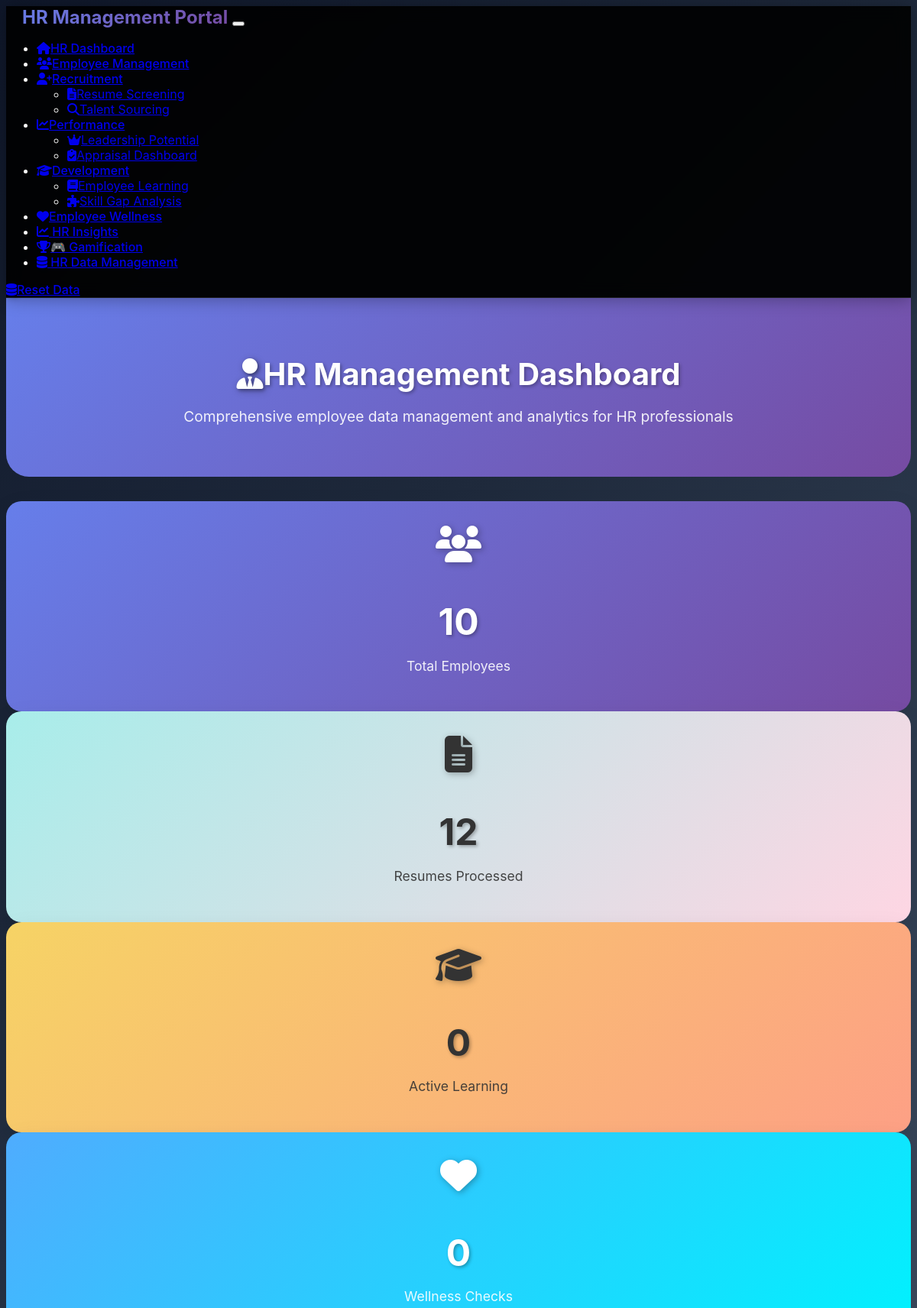
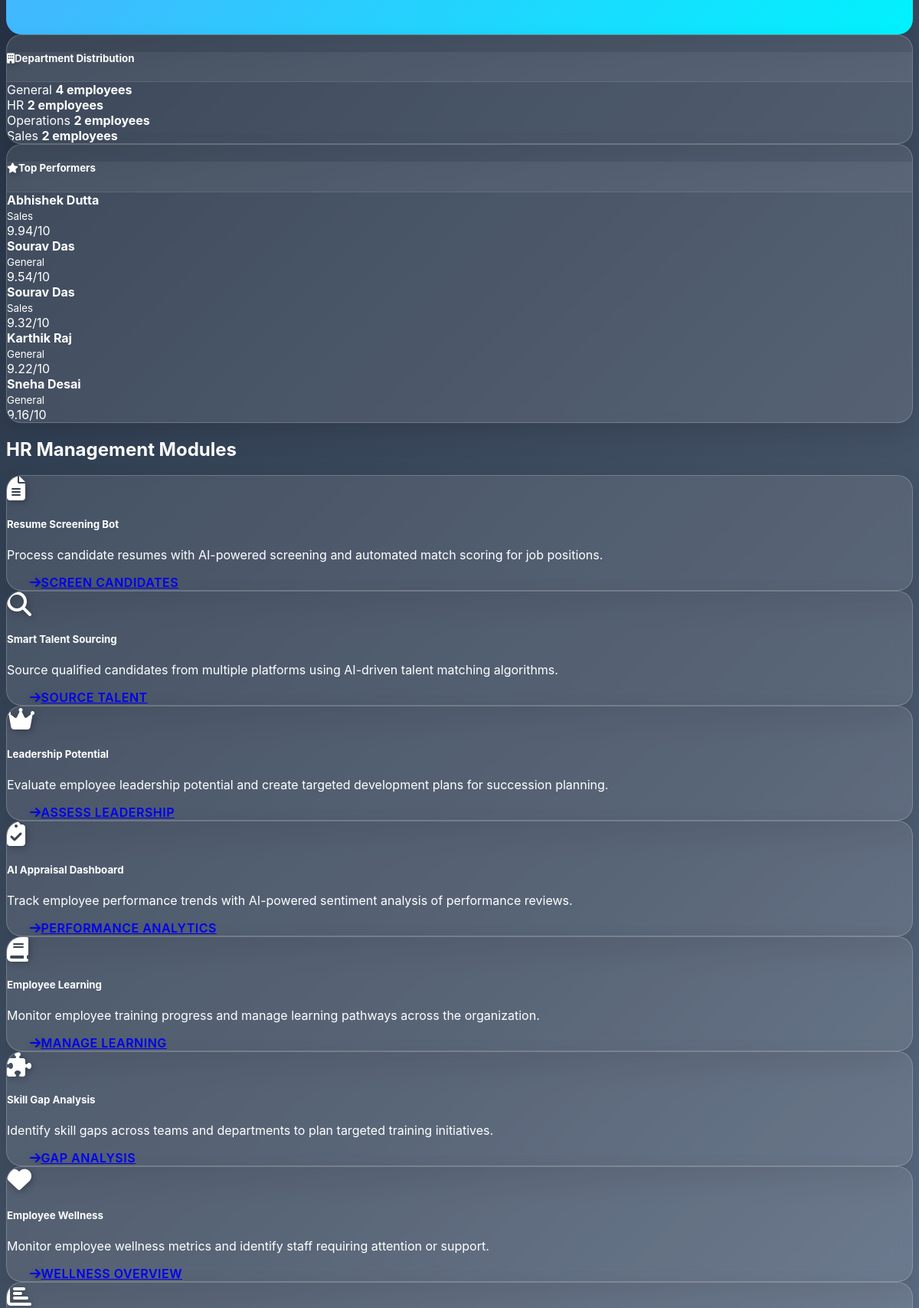
The page / (upper part) on the database its author committed (2 pictures, top to bottom).
### models.py (models this page shows, shortened)
class Employee(db.Model):
    id = db.Column(db.Integer, primary_key=True)
    name = db.Column(db.String(100), nullable=False)
    email = db.Column(db.String(120), unique=True, nullable=False)
    department = db.Column(db.String(50), nullable=False)
    position = db.Column(db.String(100), nullable=False)
    hire_date = db.Column(db.Date, nullable=False)
    current_salary = db.Column(db.Float, default=0.0)
    performance_score = db.Column(db.Float, default=0.0)
    skills = db.Column(Text)  # JSON string of skills
    gender = db.Column(db.String(20))
    region = db.Column(db.String(50))
    age = db.Column(db.Integer)
    experience_years = db.Column(db.Integer)
    manager_rating = db.Column(db.Float)
    last_hike_date = db.Column(db.Date)
    last_promotion_date = db.Column(db.Date)
    skill_gaps = db.Column(db.String(500))
    status = db.Column(db.String(20), default='active')  # active, inactive, terminated
    created_at = db.Column(db.DateTime, default=datetime.utcnow)

### routes.py (the view)
@app.route('/')
def index():
    total_employees = Employee.query.count()
    total_resumes = Resume.query.count()
    active_learning = LearningProgress.query.filter_by(completed=False).count()
    recent_wellness = WellnessCheck.query.order_by(WellnessCheck.check_date.desc()).limit(5).all()
    dept_stats = db.session.query(Employee.department, db.func.count(Employee.id)).group_by(Employee.department).all()
    recent_reviews = PerformanceReview.query.order_by(PerformanceReview.created_at.desc()).limit(5).all()
    top_performers = Employee.query.filter(Employee.performance_score >= 8.0).order_by(Employee.performance_score.desc()).limit(5).all()
    return render_template('index.html',
                         total_employees=total_employees,
                         total_resumes=total_resumes,
                         active_learning=active_learning,
                         recent_wellness=recent_wellness,
                         dept_stats=dept_stats,
                         recent_reviews=recent_reviews,
                         top_performers=top_performers)

### templates/index.html (shortened to what this page needs)
{% extends "base.html" %}
{% block content %}
<div class="page-header fade-in">
    <div class="container">
        <h1><i class="fas fa-user-tie me-3"></i>HR Management Dashboard</h1>
        <p>Comprehensive employee data management and analytics for HR professionals</p>
    </div>
</div>
<div class="container">
<div class="row mb-5">
    <div class="col-lg-3 col-md-6 mb-4">
        <div class="card bg-primary fade-in dashboard-stat" style="animation-delay: 0.1s;">
            <div class="card-body">
                <i class="fas fa-users fa-3x mb-3"></i>
                <h3>{{ total_employees }}</h3>
                <p>Total Employees</p>
            </div>
        </div>
    </div>
    <div class="col-lg-3 col-md-6 mb-4">
        <div class="card bg-info fade-in dashboard-stat" style="animation-delay: 0.2s;">
            <div class="card-body">
                <i class="fas fa-file-alt fa-3x mb-3"></i>
                <h3>{{ total_resumes }}</h3>
                <p>Resumes Processed</p>
            </div>
        </div>
    </div>
    <div class="col-lg-3 col-md-6 mb-4">
        <div class="card bg-warning fade-in dashboard-stat" style="animation-delay: 0.3s;">
            <div class="card-body">
                <i class="fas fa-graduation-cap fa-3x mb-3"></i>
                <h3>{{ active_learning }}</h3>
                <p>Active Learning</p>
            </div>
        </div>
    </div>
    <div class="col-lg-3 col-md-6 mb-4">
        <div class="card bg-success fade-in dashboard-stat" style="animation-delay: 0.4s;">
            <div class="card-body">
                <i class="fas fa-heart fa-3x mb-3"></i>
                <h3>{{ recent_wellness|length }}</h3>
                <p>Wellness Checks</p>
            </div>
        </div>
    </div>
</div>
<div class="row mb-5">
    <div class="col-md-6">
        <div class="card">
            <div class="card-header">
                <h5><i class="fas fa-building me-2"></i>Department Distribution</h5>
            </div>
            <div class="card-body">
                {% if dept_stats %}
                    {% for dept, count in dept_stats %}
                    <div class="d-flex justify-content-between align-items-center mb-2">
                        <span class="badge bg-info">{{ dept }}</span>
                        <strong>{{ count }} employees</strong>
                    </div>
                    {% endfor %}
                {% else %}
                    <p class="text-muted">No employee data available</p>
                {% endif %}
            </div>
        </div>
    </div>
    <div class="col-md-6">
        <div class="card">
            <div class="card-header">
                <h5><i class="fas fa-star me-2"></i>Top Performers</h5>
            </div>
            <div class="card-body">
                {% if top_performers %}
                    {% for employee in top_performers %}
                    <div class="d-flex justify-content-between align-items-center mb-2">
                        <div>
                            <strong>{{ employee.name }}</strong><br>
                            <small class="text-muted">{{ employee.department }}</small>
                        </div>
                        <span class="badge bg-success">{{ employee.performance_score }}/10</span>
                    </div>
                    {% endfor %}
                {% else %}
                    <p class="text-muted">No performance data available</p>
                {% endif %}
            </div>
        </div>
    </div>
</div>
<div class="row">
    <div class="col-12">
        <h2 class="mb-4">HR Management Modules</h2>
    </div>
</div>
<div class="row">
    <div class="col-md-6 col-lg-4 mb-4">
        <div class="card h-100">
            <div class="card-body">
                <div class="d-flex align-items-center mb-3">
                    <i class="fas fa-file-alt fa-2x text-primary me-3"></i>
                    <h5 class="card-title mb-0">Resume Screening Bot</h5>
                </div>
                <p class="card-text">Process candidate resumes with AI-powered screening and automated match scoring for job positions.</p>
                <a href="{{ url_for('resume_screening') }}" class="btn btn-outline-primary">
                    <i class="fas fa-arrow-right me-1"></i>Screen Candidates
                </a>
            </div>
        </div>
    </div>
    <div class="col-md-6 col-lg-4 mb-4">
        <div class="card h-100">
            <div class="card-body">
                <div class="d-flex align-items-center mb-3">
                    <i class="fas fa-search fa-2x text-info me-3"></i>
                    <h5 class="card-title mb-0">Smart Talent Sourcing</h5>
                </div>
                <p class="card-text">Source qualified candidates from multiple platforms using AI-driven talent matching algorithms.</p>
                <a href="{{ url_for('talent_sourcing') }}" class="btn btn-outline-info">
                    <i class="fas fa-arrow-right me-1"></i>Source Talent
                </a>
            </div>
        </div>
    </div>
    <div class="col-md-6 col-lg-4 mb-4">
        <div class="card h-100">
            <div class="card-body">
                <div class="d-flex align-items-center mb-3">
                    <i class="fas fa-crown fa-2x text-warning me-3"></i>
                    <h5 class="card-title mb-0">Leadership Potential</h5>
                </div>
                <p class="card-text">Evaluate employee leadership potential and create targeted development plans for succession planning.</p>
                <a href="{{ url_for('leadership_potential') }}" class="btn btn-outline-warning">
                    <i class="fas fa-arrow-right me-1"></i>Assess Leadership
                </a>
            </div>
        </div>
    </div>
    <div class="col-md-6 col-lg-4 mb-4">
        <div class="card h-100">
            <div class="card-body">
                <div class="d-flex align-items-center mb-3">
                    <i class="fas fa-clipboard-check fa-2x text-success me-3"></i>
                    <h5 class="card-title mb-0">AI Appraisal Dashboard</h5>
                </div>
                <p class="card-text">Track employee performance trends with AI-powered sentiment analysis of performance reviews.</p>
                <a href="{{ url_for('appraisal_dashboard') }}" class="btn btn-outline-success">
                    <i class="fas fa-arrow-right me-1"></i>Performance Analytics
                </a>
            </div>
        </div>
    </div>
    <div class="col-md-6 col-lg-4 mb-4">
        <div class="card h-100">
            <div class="card-body">
                <div class="d-flex align-items-center mb-3">
                    <i class="fas fa-book fa-2x text-primary me-3"></i>
                    <h5 class="card-title mb-0">Employee Learning</h5>
                </div>
                <p class="card-text">Monitor employee training progress and manage learning pathways across the organization.</p>
                <a href="{{ url_for('learning_module') }}" class="btn btn-outline-primary">
                    <i class="fas fa-arrow-right me-1"></i>Manage Learning
                </a>
            </div>
        </div>
    </div>
    <div class="col-md-6 col-lg-4 mb-4">
        <div class="card h-100">
            <div class="card-body">
                <div class="d-flex align-items-center mb-3">
                    <i class="fas fa-puzzle-piece fa-2x text-danger me-3"></i>
                    <h5 class="card-title mb-0">Skill Gap Analysis</h5>
                </div>
                <p class="card-text">Identify skill gaps across teams and departments to plan targeted training initiatives.</p>
                <a href="{{ url_for('skill_gap_analysis') }}" class="btn btn-outline-danger">
                    <i class="fas fa-arrow-right me-1"></i>Gap Analysis
                </a>
            </div>
        </div>
    </div>
    <div class="col-md-6 col-lg-4 mb-4">
        <div class="card h-100">
            <div class="card-body">
                <div class="d-flex align-items-center mb-3">
                    <i class="fas fa-heart fa-2x text-info me-3"></i>
                    <h5 class="card-title mb-0">Employee Wellness</h5>
                </div>
                <p class="card-text">Monitor employee wellness metrics and identify staff requiring attention or support.</p>
                <a href="{{ url_for('wellness_tracker') }}" class="btn btn-outline-info">
                    <i class="fas fa-arrow-right me-1"></i>Wellness Overview
                </a>
            </div>
        </div>
    </div>
    <div class="col-md-6 col-lg-4 mb-4">
        <div class="card h-100">
            <div class="card-body">
                <div class="d-flex align-items-center mb-3">
                    <i class="fas fa-chart-bar fa-2x text-secondary me-3"></i>
                </div>
            </div>
        </div>
    </div>
</div>
{% endblock %}

### static/css/custom.css (style rules this page uses)
:root { --primary-gradient: linear-gradient(135deg, #667eea 0%, #764ba2 100%); --secondary-gradient: linear-gradient(135deg, #f093fb 0%, #f5576c 100%); --success-gradient: linear-gradient(135deg, #4facfe 0%, #00f2fe 100%); --warning-gradient: linear-gradient(135deg, #f6d365 0%, #fda085 100%); --info-gradient: linear-gradient(135deg, #a8edea 0%, #fed6e3 100%); --dark-gradient: linear-gradient(135deg, #2c3e50 0%, #4a6741 100%); --gamification-gradient: linear-gradient(135deg, #ff6b6b 0%, #feca57 50%, #48dbfb 100%); --card-shadow: 0 15px 35px rgba(0, 0, 0, 0.1); --card-hover-shadow: 0 25px 50px rgba(0, 0, 0, 0.15); --border-radius: 20px; --small-radius: 12px; --transition: all 0.4s cubic-bezier(0.25, 0.46, 0.45, 0.94); --text-primary: #ffffff; --text-secondary: #e2e8f0; --text-muted: #94a3b8; --bg-overlay: rgba(15, 23, 42, 0.95); --glass-bg: rgba(255, 255, 255, 0.08); --glass-border: rgba(255, 255, 255, 0.12); --xp-color: #fbbf24; --badge-gold: #f59e0b; --badge-silver: #94a3b8; --badge-bronze: #f97316; --challenge-active: #10b981; --challenge-completed: #06b6d4; }
body { background: linear-gradient(135deg, #0f172a 0%, #1e293b 25%, #334155 50%, #475569 75%, #64748b 100%); background-attachment: fixed; min-height: 100vh; font-family: 'Inter', 'Segoe UI', system-ui, -apple-system, sans-serif; color: var(--text-primary); overflow-x: hidden; }
.card { background: rgba(255, 255, 255, 0.1); backdrop-filter: blur(10px); border: 1px solid rgba(255, 255, 255, 0.2); border-radius: var(--border-radius); box-shadow: var(--card-shadow); transition: var(--transition); overflow: hidden; }
.card-header { background: rgba(255, 255, 255, 0.05); border-bottom: 1px solid rgba(255, 255, 255, 0.1); font-weight: 600; }
.card.bg-primary { background: var(--primary-gradient) !important; border: none; }
.card.bg-success { background: var(--success-gradient) !important; border: none; }
.card.bg-info { background: var(--info-gradient) !important; border: none; color: #333 !important; }
.card.bg-warning { background: var(--warning-gradient) !important; border: none; color: #333 !important; }
.btn { border-radius: 25px; font-weight: 600; text-transform: uppercase; letter-spacing: 0.5px; transition: var(--transition); border: none; padding: 12px 30px; }
.dashboard-stat { text-align: center; padding: 2rem; }
.dashboard-stat h3 { font-size: 3rem; font-weight: 700; margin-bottom: 0.5rem; text-shadow: 2px 2px 4px rgba(0, 0, 0, 0.3); }
.dashboard-stat p { font-size: 1.1rem; opacity: 0.9; }
.fa, .fas, .far { filter: drop-shadow(2px 2px 4px rgba(0, 0, 0, 0.3)); }
.fade-in { animation: fadeIn 0.6s ease-in; }
.page-header { background: var(--primary-gradient); padding: 3rem 0; margin-bottom: 2rem; border-radius: 0 0 30px 30px; text-align: center; }
.page-header h1 { font-size: 2.5rem; font-weight: 700; text-shadow: 2px 2px 4px rgba(0, 0, 0, 0.3); margin-bottom: 0.5rem; }
.page-header p { font-size: 1.2rem; opacity: 0.9; }

### rows shown on the page
Employee: name "Abhishek Dutta", department "Sales", performance_score "9.94"
Employee: name "Sourav Das", department "General", performance_score "9.54"
Employee: name "Sourav Das", department "Sales", performance_score "9.32"
Employee: name "Karthik Raj", department "General", performance_score "9.22"
Employee: name "Sneha Desai", department "General", performance_score "9.16"

### other values the page prints
{{ total_employees }} "10"
{{ total_resumes }} "12"
{{ active_learning }} "0"
{{ recent_wellness|length }} "0"
{{ dept }} "General" "HR" "Operations" "Sales"
{{ count }} "4" "2" "2" "2"
